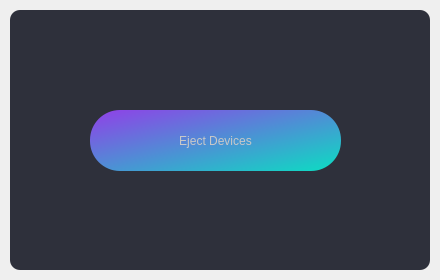
<?xml version="1.0" encoding="UTF-8"?>
<ui version="4.0">
 <class>MainWindow</class>
 <widget class="QMainWindow" name="MainWindow">
  <property name="geometry">
   <rect>
    <x>0</x>
    <y>0</y>
    <width>440</width>
    <height>280</height>
   </rect>
  </property>
  <property name="sizePolicy">
   <sizepolicy hsizetype="Fixed" vsizetype="Fixed">
    <horstretch>0</horstretch>
    <verstretch>0</verstretch>
   </sizepolicy>
  </property>
  <property name="minimumSize">
   <size>
    <width>440</width>
    <height>280</height>
   </size>
  </property>
  <property name="maximumSize">
   <size>
    <width>440</width>
    <height>280</height>
   </size>
  </property>
  <property name="windowTitle">
   <string>AlphaCopy</string>
  </property>
  <widget class="QWidget" name="ejectWdg">
   <widget class="QFrame" name="darkBG">
    <property name="geometry">
     <rect>
      <x>10</x>
      <y>10</y>
      <width>420</width>
      <height>260</height>
     </rect>
    </property>
    <property name="styleSheet">
     <string notr="true">QFrame{
	background-color: rgb(46, 48, 59);
	color:rgb(220, 220, 220);
	border-radius: 10px;
}</string>
    </property>
    <property name="frameShape">
     <enum>QFrame::StyledPanel</enum>
    </property>
    <property name="frameShadow">
     <enum>QFrame::Raised</enum>
    </property>
    <widget class="QPushButton" name="ejectPB">
     <property name="geometry">
      <rect>
       <x>80</x>
       <y>100</y>
       <width>251</width>
       <height>61</height>
      </rect>
     </property>
     <property name="styleSheet">
      <string notr="true">QPushButton {
    background-color: qlineargradient(spread:pad, x1:0, y1:0, x2:1, y2:1, stop:0 rgba(0, 0, 0, 255), stop:0.0138249 rgba(0, 0, 0, 255), stop:0.0184332 rgba(143, 66, 231, 255), stop:0.976959 rgba(14, 218, 195, 255), stop:1 rgba(255, 255, 255, 255));
	color: rgb(200, 200, 200);
	border-style: none;
	border-radius: 30px;
	text-align: center;
}
QPushButton::pressed {
    background-color: qlineargradient(spread:pad, x1:0, y1:0, x2:1, y2:1, stop:0 rgba(222, 151, 255, 255), stop:1 rgba(54, 237, 216, 255));
	color: rgb(200, 200, 200);
	border-style: none;
	border-radius: 30px;
	text-align: center;
}</string>
     </property>
     <property name="text">
      <string>Eject Devices</string>
     </property>
     <property name="shortcut">
      <string>Return</string>
     </property>
    </widget>
   </widget>
  </widget>
 </widget>
 <resources/>
 <connections/>
</ui>
